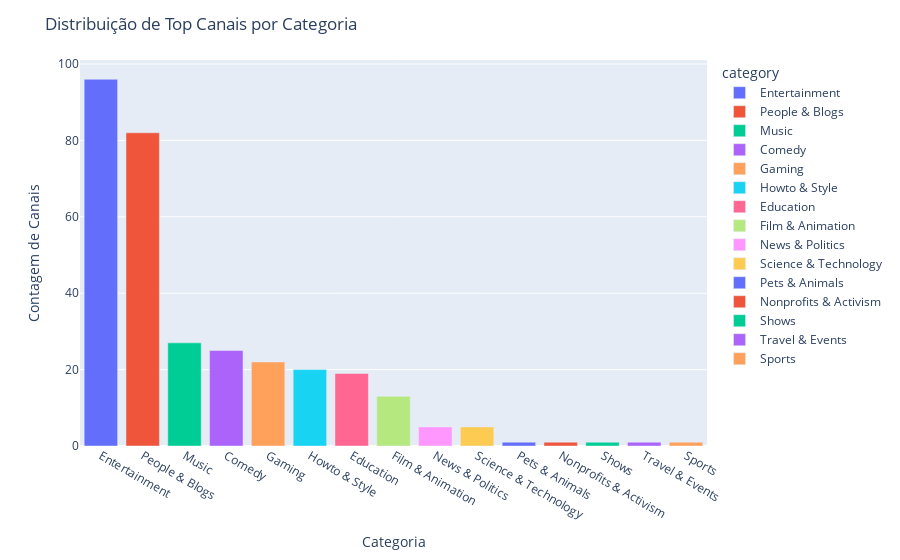

Notebook cell for this chart:
### Markdown cell above
Análise dos canais da amostra criados depois de 2014.

### Code cell
df_new_channel = df.query('`created_year` > 2014')

df_sorted = df_new_channel['category'].value_counts().reset_index()
df_sorted.columns = ['category', 'Count']
df_sorted = df_sorted.sort_values(by='Count', ascending=False)

fig = px.bar(df_sorted, x='category', y='Count', color='category')
fig.update_layout(title="Distribuição de Top Canais por Categoria", 
                  xaxis_title="Categoria", 
                  yaxis_title="Contagem de Canais")
fig.show()

### Figure 1 — Plotly figure (JSON) as saved in the notebook; plotly's stock layout.template omitted (floating-point values rounded to 4 significant figures)
{"data": [{"alignmentgroup": "True", "hovertemplate": "category=%{x}<br>Count=%{y}<extra></extra>", "legendgroup": "Entertainment", "marker": {"color": "#636efa", "pattern": {"shape": ""}}, "name": "Entertainment", "offsetgroup": "Entertainment", "orientation": "v", "showlegend": true, "textposition": "auto", "type": "bar", "x": ["Entertainment"], "xaxis": "x", "y": [96], "yaxis": "y"}, {"alignmentgroup": "True", "hovertemplate": "category=%{x}<br>Count=%{y}<extra></extra>", "legendgroup": "People & Blogs", "marker": {"color": "#EF553B", "pattern": {"shape": ""}}, "name": "People & Blogs", "offsetgroup": "People & Blogs", "orientation": "v", "showlegend": true, "textposition": "auto", "type": "bar", "x": ["People & Blogs"], "xaxis": "x", "y": [82], "yaxis": "y"}, {"alignmentgroup": "True", "hovertemplate": "category=%{x}<br>Count=%{y}<extra></extra>", "legendgroup": "Music", "marker": {"color": "#00cc96", "pattern": {"shape": ""}}, "name": "Music", "offsetgroup": "Music", "orientation": "v", "showlegend": true, "textposition": "auto", "type": "bar", "x": ["Music"], "xaxis": "x", "y": [27], "yaxis": "y"}, {"alignmentgroup": "True", "hovertemplate": "category=%{x}<br>Count=%{y}<extra></extra>", "legendgroup": "Comedy", "marker": {"color": "#ab63fa", "pattern": {"shape": ""}}, "name": "Comedy", "offsetgroup": "Comedy", "orientation": "v", "showlegend": true, "textposition": "auto", "type": "bar", "x": ["Comedy"], "xaxis": "x", "y": [25], "yaxis": "y"}, {"alignmentgroup": "True", "hovertemplate": "category=%{x}<br>Count=%{y}<extra></extra>", "legendgroup": "Gaming", "marker": {"color": "#FFA15A", "pattern": {"shape": ""}}, "name": "Gaming", "offsetgroup": "Gaming", "orientation": "v", "showlegend": true, "textposition": "auto", "type": "bar", "x": ["Gaming"], "xaxis": "x", "y": [22], "yaxis": "y"}, {"alignmentgroup": "True", "hovertemplate": "category=%{x}<br>Count=%{y}<extra></extra>", "legendgroup": "Howto & Style", "marker": {"color": "#19d3f3", "pattern": {"shape": ""}}, "name": "Howto & Style", "offsetgroup": "Howto & Style", "orientation": "v", "showlegend": true, "textposition": "auto", "type": "bar", "x": ["Howto & Style"], "xaxis": "x", "y": [20], "yaxis": "y"}, {"alignmentgroup": "True", "hovertemplate": "category=%{x}<br>Count=%{y}<extra></extra>", "legendgroup": "Education", "marker": {"color": "#FF6692", "pattern": {"shape": ""}}, "name": "Education", "offsetgroup": "Education", "orientation": "v", "showlegend": true, "textposition": "auto", "type": "bar", "x": ["Education"], "xaxis": "x", "y": [19], "yaxis": "y"}, {"alignmentgroup": "True", "hovertemplate": "category=%{x}<br>Count=%{y}<extra></extra>", "legendgroup": "Film & Animation", "marker": {"color": "#B6E880", "pattern": {"shape": ""}}, "name": "Film & Animation", "offsetgroup": "Film & Animation", "orientation": "v", "showlegend": true, "textposition": "auto", "type": "bar", "x": ["Film & Animation"], "xaxis": "x", "y": [13], "yaxis": "y"}, {"alignmentgroup": "True", "hovertemplate": "category=%{x}<br>Count=%{y}<extra></extra>", "legendgroup": "News & Politics", "marker": {"color": "#FF97FF", "pattern": {"shape": ""}}, "name": "News & Politics", "offsetgroup": "News & Politics", "orientation": "v", "showlegend": true, "textposition": "auto", "type": "bar", "x": ["News & Politics"], "xaxis": "x", "y": [5], "yaxis": "y"}, {"alignmentgroup": "True", "hovertemplate": "category=%{x}<br>Count=%{y}<extra></extra>", "legendgroup": "Science & Technology", "marker": {"color": "#FECB52", "pattern": {"shape": ""}}, "name": "Science & Technology", "offsetgroup": "Science & Technology", "orientation": "v", "showlegend": true, "textposition": "auto", "type": "bar", "x": ["Science & Technology"], "xaxis": "x", "y": [5], "yaxis": "y"}, {"alignmentgroup": "True", "hovertemplate": "category=%{x}<br>Count=%{y}<extra></extra>", "legendgroup": "Pets & Animals", "marker": {"color": "#636efa", "pattern": {"shape": ""}}, "name": "Pets & Animals", "offsetgroup": "Pets & Animals", "orientation": "v", "showlegend": true, "textposition": "auto", "type": "bar", "x": ["Pets & Animals"], "xaxis": "x", "y": [1], "yaxis": "y"}, {"alignmentgroup": "True", "hovertemplate": "category=%{x}<br>Count=%{y}<extra></extra>", "legendgroup": "Nonprofits & Activism", "marker": {"color": "#EF553B", "pattern": {"shape": ""}}, "name": "Nonprofits & Activism", "offsetgroup": "Nonprofits & Activism", "orientation": "v", "showlegend": true, "textposition": "auto", "type": "bar", "x": ["Nonprofits & Activism"], "xaxis": "x", "y": [1], "yaxis": "y"}, {"alignmentgroup": "True", "hovertemplate": "category=%{x}<br>Count=%{y}<extra></extra>", "legendgroup": "Shows", "marker": {"color": "#00cc96", "pattern": {"shape": ""}}, "name": "Shows", "offsetgroup": "Shows", "orientation": "v", "showlegend": true, "textposition": "auto", "type": "bar", "x": ["Shows"], "xaxis": "x", "y": [1], "yaxis": "y"}, {"alignmentgroup": "True", "hovertemplate": "category=%{x}<br>Count=%{y}<extra></extra>", "legendgroup": "Travel & Events", "marker": {"color": "#ab63fa", "pattern": {"shape": ""}}, "name": "Travel & Events", "offsetgroup": "Travel & Events", "orientation": "v", "showlegend": true, "textposition": "auto", "type": "bar", "x": ["Travel & Events"], "xaxis": "x", "y": [1], "yaxis": "y"}, {"alignmentgroup": "True", "hovertemplate": "category=%{x}<br>Count=%{y}<extra></extra>", "legendgroup": "Sports", "marker": {"color": "#FFA15A", "pattern": {"shape": ""}}, "name": "Sports", "offsetgroup": "Sports", "orientation": "v", "showlegend": true, "textposition": "auto", "type": "bar", "x": ["Sports"], "xaxis": "x", "y": [1], "yaxis": "y"}], "layout": {"barmode": "relative", "legend": {"title": {"text": "category"}, "tracegroupgap": 0}, "margin": {"t": 60}, "title": {"text": "Distribuição de Top Canais por Categoria"}, "xaxis": {"anchor": "y", "categoryarray": ["Entertainment", "People & Blogs", "Music", "Comedy", "Gaming", "Howto & Style", "Education", "Film & Animation", "News & Politics", "Science & Technology", "Pets & Animals", "Nonprofits & Activism", "Shows", "Travel & Events", "Sports"], "categoryorder": "array", "domain": [0, 1], "title": {"text": "Categoria"}}, "yaxis": {"anchor": "x", "domain": [0, 1], "title": {"text": "Contagem de Canais"}}}}
